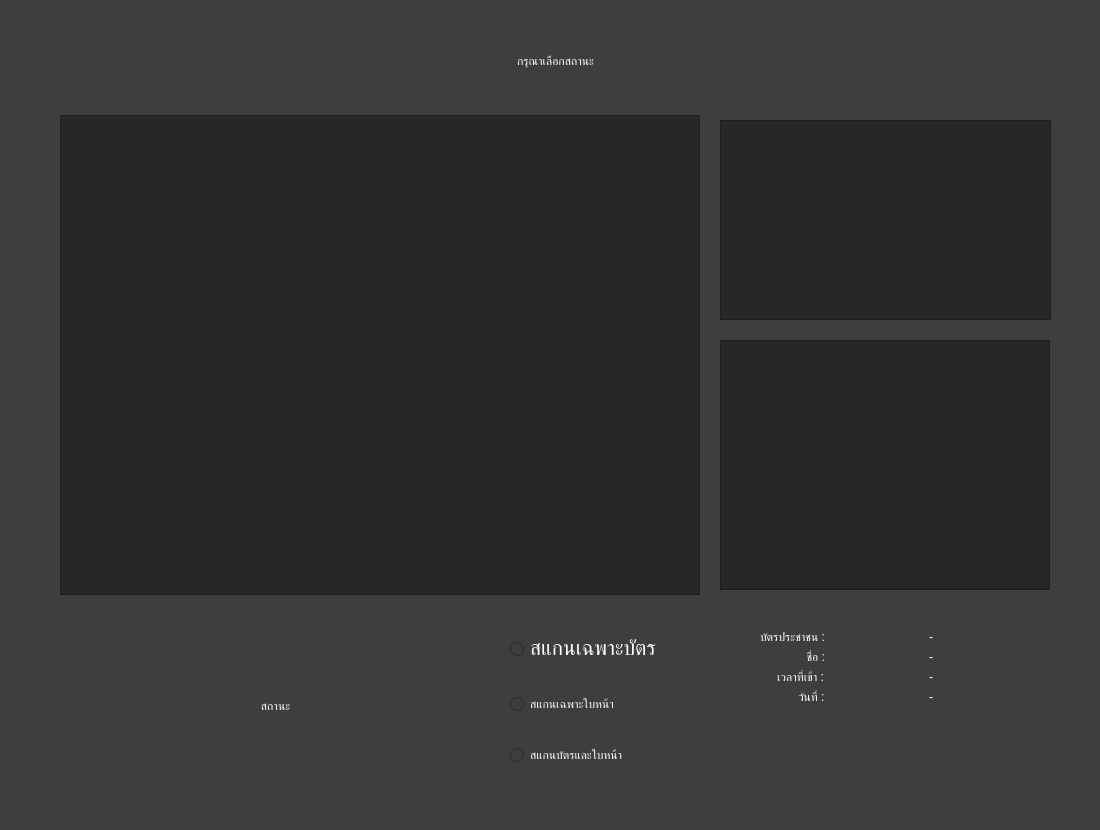
<?xml version="1.0" encoding="UTF-8"?>
<ui version="4.0">
 <class>Form</class>
 <widget class="QWidget" name="Form">
  <property name="enabled">
   <bool>true</bool>
  </property>
  <property name="geometry">
   <rect>
    <x>0</x>
    <y>0</y>
    <width>1100</width>
    <height>830</height>
   </rect>
  </property>
  <property name="minimumSize">
   <size>
    <width>1100</width>
    <height>830</height>
   </size>
  </property>
  <property name="maximumSize">
   <size>
    <width>1100</width>
    <height>830</height>
   </size>
  </property>
  <property name="windowTitle">
   <string>Form</string>
  </property>
  <property name="styleSheet">
   <string notr="true">background-color: rgb(62, 62, 62);</string>
  </property>
  <widget class="QWidget" name="layoutWidget">
   <property name="geometry">
    <rect>
     <x>60</x>
     <y>110</y>
     <width>651</width>
     <height>491</height>
    </rect>
   </property>
   <layout class="QVBoxLayout" name="verticalLayout">
    <item>
     <widget class="QLabel" name="label">
      <property name="minimumSize">
       <size>
        <width>640</width>
        <height>480</height>
       </size>
      </property>
      <property name="maximumSize">
       <size>
        <width>640</width>
        <height>480</height>
       </size>
      </property>
      <property name="styleSheet">
       <string notr="true">background-color: rgb(39, 39, 39);</string>
      </property>
      <property name="frameShape">
       <enum>QFrame::StyledPanel</enum>
      </property>
      <property name="frameShadow">
       <enum>QFrame::Plain</enum>
      </property>
      <property name="lineWidth">
       <number>10</number>
      </property>
      <property name="midLineWidth">
       <number>10</number>
      </property>
      <property name="text">
       <string/>
      </property>
     </widget>
    </item>
   </layout>
  </widget>
  <widget class="QLabel" name="photo">
   <property name="geometry">
    <rect>
     <x>720</x>
     <y>120</y>
     <width>331</width>
     <height>200</height>
    </rect>
   </property>
   <property name="styleSheet">
    <string notr="true">background-color: rgb(39, 39, 39);</string>
   </property>
   <property name="frameShape">
    <enum>QFrame::StyledPanel</enum>
   </property>
   <property name="frameShadow">
    <enum>QFrame::Plain</enum>
   </property>
   <property name="lineWidth">
    <number>10</number>
   </property>
   <property name="midLineWidth">
    <number>10</number>
   </property>
   <property name="text">
    <string/>
   </property>
   <property name="scaledContents">
    <bool>true</bool>
   </property>
  </widget>
  <widget class="QLabel" name="face">
   <property name="geometry">
    <rect>
     <x>720</x>
     <y>340</y>
     <width>330</width>
     <height>250</height>
    </rect>
   </property>
   <property name="styleSheet">
    <string notr="true">background-color: rgb(39, 39, 39);</string>
   </property>
   <property name="frameShape">
    <enum>QFrame::StyledPanel</enum>
   </property>
   <property name="text">
    <string/>
   </property>
   <property name="scaledContents">
    <bool>true</bool>
   </property>
  </widget>
  <widget class="QLabel" name="status">
   <property name="geometry">
    <rect>
     <x>60</x>
     <y>660</y>
     <width>431</width>
     <height>91</height>
    </rect>
   </property>
   <property name="styleSheet">
    <string notr="true">font: 36pt &quot;Leelawadee UI&quot;;
color: rgb(255, 255, 255);</string>
   </property>
   <property name="text">
    <string>สถานะ</string>
   </property>
   <property name="alignment">
    <set>Qt::AlignCenter</set>
   </property>
  </widget>
  <widget class="QLabel" name="checkin_status">
   <property name="geometry">
    <rect>
     <x>60</x>
     <y>30</y>
     <width>991</width>
     <height>61</height>
    </rect>
   </property>
   <property name="styleSheet">
    <string notr="true">font: 36pt &quot;Leelawadee UI&quot;;
color: rgb(255, 255, 255);</string>
   </property>
   <property name="text">
    <string>กรุณาเลือกสถานะ</string>
   </property>
   <property name="textFormat">
    <enum>Qt::AutoText</enum>
   </property>
   <property name="alignment">
    <set>Qt::AlignCenter</set>
   </property>
  </widget>
  <widget class="QWidget" name="formLayoutWidget">
   <property name="geometry">
    <rect>
     <x>760</x>
     <y>630</y>
     <width>271</width>
     <height>151</height>
    </rect>
   </property>
   <layout class="QFormLayout" name="formLayout">
    <property name="labelAlignment">
     <set>Qt::AlignRight|Qt::AlignTrailing|Qt::AlignVCenter</set>
    </property>
    <item row="0" column="0">
     <widget class="QLabel" name="idcard">
      <property name="styleSheet">
       <string notr="true">font: 16pt &quot;Leelawadee UI&quot;;
color: rgb(255, 255, 255);</string>
      </property>
      <property name="text">
       <string>บัตรประชาชน :</string>
      </property>
      <property name="alignment">
       <set>Qt::AlignRight|Qt::AlignTrailing|Qt::AlignVCenter</set>
      </property>
     </widget>
    </item>
    <item row="0" column="1">
     <widget class="QLabel" name="idcard_checkin">
      <property name="styleSheet">
       <string notr="true">font: 16pt &quot;Leelawadee UI&quot;;
color: rgb(255, 255, 255);</string>
      </property>
      <property name="text">
       <string>-</string>
      </property>
      <property name="alignment">
       <set>Qt::AlignCenter</set>
      </property>
     </widget>
    </item>
    <item row="1" column="0">
     <widget class="QLabel" name="name">
      <property name="styleSheet">
       <string notr="true">font: 16pt &quot;Leelawadee UI&quot;;
color: rgb(255, 255, 255);</string>
      </property>
      <property name="text">
       <string>ชื่อ :</string>
      </property>
      <property name="alignment">
       <set>Qt::AlignRight|Qt::AlignTrailing|Qt::AlignVCenter</set>
      </property>
     </widget>
    </item>
    <item row="2" column="0">
     <widget class="QLabel" name="time">
      <property name="styleSheet">
       <string notr="true">font: 16pt &quot;Leelawadee UI&quot;;
color: rgb(255, 255, 255);</string>
      </property>
      <property name="text">
       <string>เวลาที่เข้า :</string>
      </property>
     </widget>
    </item>
    <item row="2" column="1">
     <widget class="QLabel" name="time_checkin">
      <property name="styleSheet">
       <string notr="true">font: 16pt &quot;Leelawadee UI&quot;;
color: rgb(255, 255, 255);</string>
      </property>
      <property name="text">
       <string>-</string>
      </property>
      <property name="alignment">
       <set>Qt::AlignCenter</set>
      </property>
     </widget>
    </item>
    <item row="3" column="0">
     <widget class="QLabel" name="date">
      <property name="styleSheet">
       <string notr="true">font: 16pt &quot;Leelawadee UI&quot;;
color: rgb(255, 255, 255);</string>
      </property>
      <property name="text">
       <string>วันที่ :</string>
      </property>
     </widget>
    </item>
    <item row="3" column="1">
     <widget class="QLabel" name="date_checkin">
      <property name="styleSheet">
       <string notr="true">font: 16pt &quot;Leelawadee UI&quot;;
color: rgb(255, 255, 255);</string>
      </property>
      <property name="text">
       <string>-</string>
      </property>
      <property name="alignment">
       <set>Qt::AlignCenter</set>
      </property>
     </widget>
    </item>
    <item row="1" column="1">
     <widget class="QLabel" name="name_checkin">
      <property name="styleSheet">
       <string notr="true">font: 16pt &quot;Leelawadee UI&quot;;
color: rgb(255, 255, 255);</string>
      </property>
      <property name="text">
       <string>-</string>
      </property>
      <property name="alignment">
       <set>Qt::AlignCenter</set>
      </property>
     </widget>
    </item>
   </layout>
  </widget>
  <widget class="QWidget" name="verticalLayoutWidget">
   <property name="geometry">
    <rect>
     <x>510</x>
     <y>610</y>
     <width>185</width>
     <height>181</height>
    </rect>
   </property>
   <layout class="QVBoxLayout" name="verticalLayout_3">
    <item>
     <widget class="QRadioButton" name="idcardread">
      <property name="font">
       <font>
        <family>Leelawadee UI</family>
        <pointsize>16</pointsize>
        <weight>50</weight>
        <italic>false</italic>
        <bold>false</bold>
       </font>
      </property>
      <property name="styleSheet">
       <string notr="true">font: 16pt &quot;Leelawadee UI&quot;;
color: rgb(255, 255, 255);</string>
      </property>
      <property name="text">
       <string>สแกนเฉพาะบัตร</string>
      </property>
      <property name="iconSize">
       <size>
        <width>16</width>
        <height>16</height>
       </size>
      </property>
     </widget>
    </item>
    <item>
     <widget class="QRadioButton" name="facerec">
      <property name="styleSheet">
       <string notr="true">font: 16pt &quot;Leelawadee UI&quot;;
color: rgb(255, 255, 255);</string>
      </property>
      <property name="text">
       <string>สแกนเฉพาะใบหน้า</string>
      </property>
     </widget>
    </item>
    <item>
     <widget class="QRadioButton" name="idcardandfacerec">
      <property name="styleSheet">
       <string notr="true">font: 16pt &quot;Leelawadee UI&quot;;
color: rgb(255, 255, 255);</string>
      </property>
      <property name="text">
       <string>สแกนบัตรและใบหน้า</string>
      </property>
     </widget>
    </item>
   </layout>
  </widget>
 </widget>
 <resources/>
 <connections/>
</ui>
